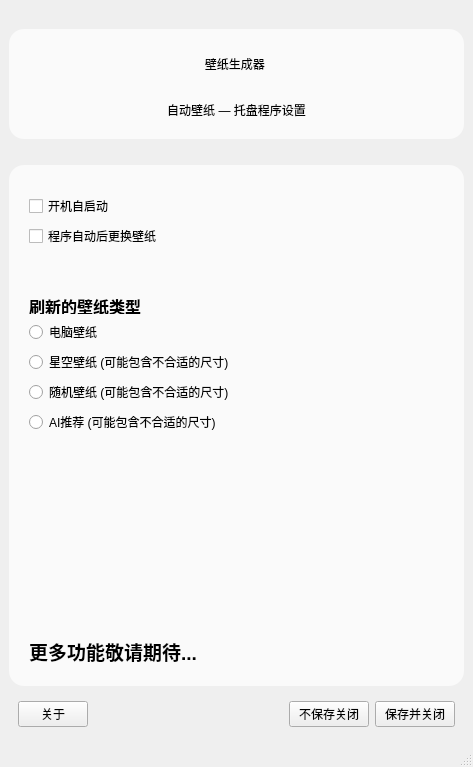
<?xml version="1.0" encoding="UTF-8"?>
<ui version="4.0">
 <class>MainWindow</class>
 <widget class="QMainWindow" name="MainWindow">
  <property name="geometry">
   <rect>
    <x>0</x>
    <y>0</y>
    <width>473</width>
    <height>767</height>
   </rect>
  </property>
  <property name="maximumSize">
   <size>
    <width>473</width>
    <height>767</height>
   </size>
  </property>
  <property name="windowTitle">
   <string>壁纸生成器 - 托盘程序设置</string>
  </property>
  <property name="styleSheet">
   <string notr="true">#MainWindow {
 background-image: url(:/bg/CFCAB3C0EB852B1A3E648F454A2527D7.jpg);
   
    background-repeat: no-repeat; /* 禁止平铺 */
    background-position: center; /* 图片居中 */
    background-attachment: fixed; /* 图片固定不滚动 */
    background-size: cover; /* 拉伸图片以填充整个背景 */
}
</string>
  </property>
  <widget class="QWidget" name="centralwidget">
   <layout class="QVBoxLayout" name="verticalLayout">
    <item>
     <widget class="QGroupBox" name="groupBox">
      <property name="minimumSize">
       <size>
        <width>0</width>
        <height>130</height>
       </size>
      </property>
      <property name="maximumSize">
       <size>
        <width>16777215</width>
        <height>130</height>
       </size>
      </property>
      <property name="styleSheet">
       <string notr="true">QGroupBox {
    background-color: rgba(255, 255, 255, 175);
    border: none; /* 去掉边框 */
    border-radius: 15px;
    margin-top: 20px;
}

QGroupBox::title {
    subcontrol-origin: margin;
    subcontrol-position: top center;
    padding: 0 3px;
    background-color: #2E3440;
    color: white;
}
</string>
      </property>
      <property name="title">
       <string/>
      </property>
      <property name="alignment">
       <set>Qt::AlignCenter</set>
      </property>
      <layout class="QVBoxLayout" name="verticalLayout_3">
       <item>
        <spacer name="verticalSpacer_4">
         <property name="orientation">
          <enum>Qt::Vertical</enum>
         </property>
         <property name="sizeType">
          <enum>QSizePolicy::Fixed</enum>
         </property>
         <property name="sizeHint" stdset="0">
          <size>
           <width>20</width>
           <height>5</height>
          </size>
         </property>
        </spacer>
       </item>
       <item>
        <widget class="TitleLabel" name="TitleLabel_5">
         <property name="styleSheet">
          <string notr="true">QLabel {  
	font: 24pt &quot;钉钉进步体&quot;;
    background-color: transparent;  
}</string>
         </property>
         <property name="text">
          <string>壁纸生成器 </string>
         </property>
         <property name="alignment">
          <set>Qt::AlignCenter</set>
         </property>
        </widget>
       </item>
       <item>
        <widget class="TitleLabel" name="TitleLabel_6">
         <property name="styleSheet">
          <string notr="true">QLabel {  
	font: 24pt &quot;钉钉进步体&quot;;
    background-color: transparent;  
}</string>
         </property>
         <property name="text">
          <string>自动壁纸 — 托盘程序设置</string>
         </property>
         <property name="alignment">
          <set>Qt::AlignCenter</set>
         </property>
        </widget>
       </item>
      </layout>
     </widget>
    </item>
    <item>
     <widget class="QGroupBox" name="groupBox_2">
      <property name="styleSheet">
       <string notr="true">QGroupBox {
    background-color: rgba(255, 255, 255, 175);
    border: none; /* 去掉边框 */
    border-radius: 15px;
    margin-top: 20px;
}

QGroupBox::title {
    subcontrol-origin: margin;
    subcontrol-position: top center;
    padding: 0 3px;
    background-color: #2E3440;
    color: white;
}
</string>
      </property>
      <property name="title">
       <string/>
      </property>
      <layout class="QVBoxLayout" name="verticalLayout_2">
       <property name="leftMargin">
        <number>20</number>
       </property>
       <property name="bottomMargin">
        <number>20</number>
       </property>
       <item>
        <spacer name="verticalSpacer_3">
         <property name="orientation">
          <enum>Qt::Vertical</enum>
         </property>
         <property name="sizeType">
          <enum>QSizePolicy::Fixed</enum>
         </property>
         <property name="sizeHint" stdset="0">
          <size>
           <width>20</width>
           <height>20</height>
          </size>
         </property>
        </spacer>
       </item>
       <item>
        <widget class="CheckBox" name="CheckBox_5">
         <property name="styleSheet">
          <string notr="true">CheckBox {
    color: black;
    font: 14px 'Segoe UI', 'Microsoft YaHei', 'PingFang SC';
    background-color: transparent;  
    spacing: 8px;
    min-width: 28px;
    min-height: 22px;
    outline: none;
    margin-left: 1px;
}

CheckBox::indicator {
    width: 18px;
    height: 18px;
    border-radius: 5px;
    border: 1px solid rgba(0, 0, 0, 0.48);
    background-color: rgba(0, 0, 0, 0.022);
}

CheckBox::indicator:hover {
    border: 1px solid rgba(0, 0, 0, 0.56);
    background-color: rgba(0, 0, 0, 0.05);
}

CheckBox::indicator:pressed {
    border: 1px solid rgba(0, 0, 0, 0.27);
    background-color: rgba(0, 0, 0, 0.12);
}

CheckBox::indicator:checked,
CheckBox::indicator:indeterminate {
    border: 1px solid #009faa;
    background-color: #009faa;
}


CheckBox::indicator:checked:hover,
CheckBox::indicator:indeterminate:hover {
    border: 1px solid #00a7b3;
    background-color: #00a7b3;
}

CheckBox::indicator:checked:pressed,
CheckBox::indicator:indeterminate:pressed {
    border: 1px solid #3eabb3;
    background-color: #3eabb3;
}

CheckBox:disabled {
    color: rgba(0, 0, 0, 110);
}

CheckBox::indicator:disabled {
    border: 1px solid rgba(0, 0, 0, 0.27);
    background-color: transparent;
}

CheckBox::indicator:checked:disabled,
CheckBox::indicator:indeterminate:disabled {
    border: 1px solid rgb(199, 199, 199);
    background-color: rgb(199, 199, 199);
}</string>
         </property>
         <property name="text">
          <string>开机自启动</string>
         </property>
        </widget>
       </item>
       <item>
        <widget class="CheckBox" name="CheckBox_6">
         <property name="styleSheet">
          <string notr="true">CheckBox {
    color: black;
    font: 14px 'Segoe UI', 'Microsoft YaHei', 'PingFang SC';
 background-color: transparent;  
    spacing: 8px;
    min-width: 28px;
    min-height: 22px;
    outline: none;
    margin-left: 1px;
}

CheckBox::indicator {
    width: 18px;
    height: 18px;
    border-radius: 5px;
    border: 1px solid rgba(0, 0, 0, 0.48);
    background-color: rgba(0, 0, 0, 0.022);
}

CheckBox::indicator:hover {
    border: 1px solid rgba(0, 0, 0, 0.56);
    background-color: rgba(0, 0, 0, 0.05);
}

CheckBox::indicator:pressed {
    border: 1px solid rgba(0, 0, 0, 0.27);
    background-color: rgba(0, 0, 0, 0.12);
}

CheckBox::indicator:checked,
CheckBox::indicator:indeterminate {
    border: 1px solid #009faa;
    background-color: #009faa;
}


CheckBox::indicator:checked:hover,
CheckBox::indicator:indeterminate:hover {
    border: 1px solid #00a7b3;
    background-color: #00a7b3;
}

CheckBox::indicator:checked:pressed,
CheckBox::indicator:indeterminate:pressed {
    border: 1px solid #3eabb3;
    background-color: #3eabb3;
}

CheckBox:disabled {
    color: rgba(0, 0, 0, 110);
}

CheckBox::indicator:disabled {
    border: 1px solid rgba(0, 0, 0, 0.27);
    background-color: transparent;
}

CheckBox::indicator:checked:disabled,
CheckBox::indicator:indeterminate:disabled {
    border: 1px solid rgb(199, 199, 199);
    background-color: rgb(199, 199, 199);
}</string>
         </property>
         <property name="text">
          <string>程序自动后更换壁纸</string>
         </property>
        </widget>
       </item>
       <item>
        <spacer name="verticalSpacer">
         <property name="orientation">
          <enum>Qt::Vertical</enum>
         </property>
         <property name="sizeType">
          <enum>QSizePolicy::Preferred</enum>
         </property>
         <property name="sizeHint" stdset="0">
          <size>
           <width>20</width>
           <height>40</height>
          </size>
         </property>
        </spacer>
       </item>
       <item>
        <widget class="BodyLabel" name="BodyLabel_3">
         <property name="minimumSize">
          <size>
           <width>0</width>
           <height>20</height>
          </size>
         </property>
         <property name="maximumSize">
          <size>
           <width>16777215</width>
           <height>20</height>
          </size>
         </property>
         <property name="styleSheet">
          <string notr="true">QLabel {  
	font: 700 14pt &quot;HarmonyOS Sans SC&quot;;
    background-color: transparent;  
}</string>
         </property>
         <property name="text">
          <string>&lt;html&gt;&lt;head/&gt;&lt;body&gt;&lt;p&gt;&lt;span style=&quot; font-size:12pt; font-weight:700;&quot;&gt;刷新的壁纸类型&lt;/span&gt;&lt;/p&gt;&lt;/body&gt;&lt;/html&gt;</string>
         </property>
        </widget>
       </item>
       <item>
        <widget class="RadioButton" name="RadioButton_9">
         <property name="text">
          <string>电脑壁纸</string>
         </property>
        </widget>
       </item>
       <item>
        <widget class="RadioButton" name="RadioButton_10">
         <property name="text">
          <string>星空壁纸 (可能包含不合适的尺寸)</string>
         </property>
        </widget>
       </item>
       <item>
        <widget class="RadioButton" name="RadioButton_11">
         <property name="text">
          <string>随机壁纸 (可能包含不合适的尺寸)</string>
         </property>
        </widget>
       </item>
       <item>
        <widget class="RadioButton" name="RadioButton_12">
         <property name="styleSheet">
          <string notr="true">PushButton, ToolButton, ToggleButton, ToggleToolButton {
    color: black;
    background: rgba(255, 255, 255, 0.7);
    border: 1px solid rgba(0, 0, 0, 0.073);
    border-bottom: 1px solid rgba(0, 0, 0, 0.183);
    border-radius: 5px;
    /* font: 14px 'Segoe UI', 'Microsoft YaHei'; */
    padding: 5px 12px 6px 12px;
    outline: none;
}

ToolButton {
    padding: 5px 9px 6px 8px;
}

PushButton[hasIcon=false] {
    padding: 5px 12px 6px 12px;
}

PushButton[hasIcon=true] {
    padding: 5px 12px 6px 36px;
}

DropDownToolButton, PrimaryDropDownToolButton {
    padding: 5px 31px 6px 8px;
}

DropDownPushButton[hasIcon=false],
PrimaryDropDownPushButton[hasIcon=false] {
    padding: 5px 31px 6px 12px;
}

DropDownPushButton[hasIcon=true],
PrimaryDropDownPushButton[hasIcon=true] {
    padding: 5px 31px 6px 36px;
}

PushButton:hover, ToolButton:hover, ToggleButton:hover, ToggleToolButton:hover {
    background: rgba(249, 249, 249, 0.5);
}

PushButton:pressed, ToolButton:pressed, ToggleButton:pressed, ToggleToolButton:pressed {
    color: rgba(0, 0, 0, 0.63);
    background: rgba(249, 249, 249, 0.3);
    border-bottom: 1px solid rgba(0, 0, 0, 0.073);
}

PushButton:disabled, ToolButton:disabled, ToggleButton:disabled, ToggleToolButton:disabled {
    color: rgba(0, 0, 0, 0.36);
    background: rgba(249, 249, 249, 0.3);
    border: 1px solid rgba(0, 0, 0, 0.06);
    border-bottom: 1px solid rgba(0, 0, 0, 0.06);
}


PrimaryPushButton,
PrimaryToolButton,
ToggleButton:checked,
ToggleToolButton:checked {
    color: white;
    background-color: #009faa;
    border: 1px solid #00a7b3;
    border-bottom: 1px solid #007780;
}

PrimaryPushButton:hover,
PrimaryToolButton:hover,
ToggleButton:checked:hover,
ToggleToolButton:checked:hover {
    background-color: #00a7b3;
    border: 1px solid #2daab3;
    border-bottom: 1px solid #007780;
}

PrimaryPushButton:pressed,
PrimaryToolButton:pressed,
ToggleButton:checked:pressed,
ToggleToolButton:checked:pressed {
    color: rgba(255, 255, 255, 0.63);
    background-color: #3eabb3;
    border: 1px solid #3eabb3;
}

PrimaryPushButton:disabled,
PrimaryToolButton:disabled,
ToggleButton:checked:disabled,
ToggleToolButton:checked:disabled {
    color: rgba(255, 255, 255, 0.9);
    background-color: rgb(205, 205, 205);
    border: 1px solid rgb(205, 205, 205);
}

SplitDropButton,
PrimarySplitDropButton {
    border-left: none;
    border-top-left-radius: 0;
    border-bottom-left-radius: 0;
}

#splitPushButton,
#splitToolButton,
#primarySplitPushButton,
#primarySplitToolButton {
    border-top-right-radius: 0;
    border-bottom-right-radius: 0;
}

#splitPushButton:pressed,
#splitToolButton:pressed,
SplitDropButton:pressed {
    border-bottom: 1px solid rgba(0, 0, 0, 0.183);
}

PrimarySplitDropButton:pressed {
    border-bottom: 1px solid #007780;
}

#primarySplitPushButton, #primarySplitToolButton {
    border-right: 1px solid #3eabb3;
}

#primarySplitPushButton:pressed, #primarySplitToolButton:pressed {
    border-bottom: 1px solid #007780;
}

HyperlinkButton {
    /* font: 14px 'Segoe UI', 'Microsoft YaHei'; */
    padding: 6px 12px 6px 12px;
    color: #009faa;
    border: none;
    border-radius: 6px;
    background-color: transparent;
}

HyperlinkButton[hasIcon=false] {
    padding: 6px 12px 6px 12px;
}

HyperlinkButton[hasIcon=true] {
    padding: 6px 12px 6px 36px;
}

HyperlinkButton:hover {
    color: #009faa;
    background-color: rgba(0, 0, 0, 10);
    border: none;
}

HyperlinkButton:pressed {
    color: #009faa;
    background-color: rgba(0, 0, 0, 6);
    border: none;
}

HyperlinkButton:disabled {
    color: rgba(0, 0, 0, 0.43);
    background-color: transparent;
    border: none;
}


RadioButton {
    min-height: 24px;
    max-height: 24px;
    background-color: transparent;
    font: 14px 'Segoe UI', 'Microsoft YaHei', 'PingFang SC';
    color: black;
}

RadioButton::indicator {
    width: 18px;
    height: 18px;
    border-radius: 11px;
    border: 2px solid #999999;
    background-color: rgba(0, 0, 0, 5);
    margin-right: 4px;
}

RadioButton::indicator:hover {
    background-color: rgba(0, 0, 0, 0);
}

RadioButton::indicator:pressed {
    border: 2px solid #bbbbbb;
    background-color: qradialgradient(spread:pad, cx:0.5, cy:0.5, radius:0.5, fx:0.5, fy:0.5,
            stop:0 rgb(255, 255, 255),
            stop:0.5 rgb(255, 255, 255),
            stop:0.6 rgb(225, 224, 223),
            stop:1 rgb(225, 224, 223));
}

RadioButton::indicator:checked {
    height: 22px;
    width: 22px;
    border: none;
    border-radius: 11px;
    background-color: qradialgradient(spread:pad, cx:0.5, cy:0.5, radius:0.5, fx:0.5, fy:0.5,
            stop:0 rgb(255, 255, 255),
            stop:0.5 rgb(255, 255, 255),
            stop:0.6 #009faa,
            stop:1 #009faa);
}

RadioButton::indicator:checked:hover {
    background-color: qradialgradient(spread:pad, cx:0.5, cy:0.5, radius:0.5, fx:0.5, fy:0.5,
            stop:0 rgb(255, 255, 255),
            stop:0.6 rgb(255, 255, 255),
            stop:0.7 #009faa,
            stop:1 #009faa);
}

RadioButton::indicator:checked:pressed {
    background-color: qradialgradient(spread:pad, cx:0.5, cy:0.5, radius:0.5, fx:0.5, fy:0.5,
            stop:0 rgb(255, 255, 255),
            stop:0.5 rgb(255, 255, 255),
            stop:0.6 #009faa,
            stop:1 #009faa);
}

RadioButton:disabled {
    color: rgba(0, 0, 0, 110);
}

RadioButton::indicator:disabled {
    border: 2px solid #bbbbbb;
    background-color: transparent;
}

RadioButton::indicator:disabled:checked {
    border: none;
    background-color: qradialgradient(spread:pad, cx:0.5, cy:0.5, radius:0.5, fx:0.5, fy:0.5,
            stop:0 rgb(255, 255, 255),
            stop:0.5 rgb(255, 255, 255),
            stop:0.6 rgba(0, 0, 0, 0.2169),
            stop:1 rgba(0, 0, 0, 0.2169));
}

TransparentToolButton,
TransparentToggleToolButton,
TransparentDropDownToolButton,
TransparentPushButton,
TransparentDropDownPushButton,
TransparentTogglePushButton {
    background-color: transparent;
    border: none;
    border-radius: 5px;
    margin: 0;
}

TransparentToolButton:hover,
TransparentToggleToolButton:hover,
TransparentDropDownToolButton:hover,
TransparentPushButton:hover,
TransparentDropDownPushButton:hover,
TransparentTogglePushButton:hover {
    background-color: rgba(0, 0, 0, 9);
    border: none;
}

TransparentToolButton:pressed,
TransparentToggleToolButton:pressed,
TransparentDropDownToolButton:pressed,
TransparentPushButton:pressed,
TransparentDropDownPushButton:pressed,
TransparentTogglePushButton:pressed {
    background-color: rgba(0, 0, 0, 6);
    border: none;
}

TransparentToolButton:disabled,
TransparentToggleToolButton:disabled,
TransparentDropDownToolButton:disabled,
TransprentPushButton:disabled,
TransparentDropDownPushButton:disabled,
TransprentTogglePushButton:disabled {
    background-color: transparent;
    border: none;
}


PillPushButton,
PillPushButton:hover,
PillPushButton:pressed,
PillPushButton:disabled,
PillPushButton:checked,
PillPushButton:checked:hover,
PillPushButton:checked:pressed,
PillPushButton:disabled:checked,
PillToolButton,
PillToolButton:hover,
PillToolButton:pressed,
PillToolButton:disabled,
PillToolButton:checked,
PillToolButton:checked:hover,
PillToolButton:checked:pressed,
PillToolButton:disabled:checked {
    background-color: transparent;
    border: none;
}
</string>
         </property>
         <property name="text">
          <string>AI推荐 (可能包含不合适的尺寸)</string>
         </property>
        </widget>
       </item>
       <item>
        <spacer name="verticalSpacer_2">
         <property name="orientation">
          <enum>Qt::Vertical</enum>
         </property>
         <property name="sizeHint" stdset="0">
          <size>
           <width>20</width>
           <height>40</height>
          </size>
         </property>
        </spacer>
       </item>
       <item>
        <widget class="StrongBodyLabel" name="StrongBodyLabel_3">
         <property name="styleSheet">
          <string notr="true">QLabel {  
    background-color: transparent;  
font-weight: bold;
}</string>
         </property>
         <property name="text">
          <string>&lt;html&gt;&lt;head/&gt;&lt;body&gt;&lt;p&gt;&lt;span style=&quot; font-size:14pt;&quot;&gt;更多功能敬请期待...&lt;/span&gt;&lt;/p&gt;&lt;/body&gt;&lt;/html&gt;</string>
         </property>
         <property name="alignment">
          <set>Qt::AlignBottom|Qt::AlignLeading|Qt::AlignLeft</set>
         </property>
        </widget>
       </item>
      </layout>
     </widget>
    </item>
    <item>
     <widget class="QWidget" name="widget" native="true">
      <property name="maximumSize">
       <size>
        <width>16777215</width>
        <height>50</height>
       </size>
      </property>
      <layout class="QHBoxLayout" name="horizontalLayout">
       <item>
        <widget class="PushButton" name="PushButton">
         <property name="maximumSize">
          <size>
           <width>70</width>
           <height>16777215</height>
          </size>
         </property>
         <property name="text">
          <string>关于</string>
         </property>
        </widget>
       </item>
       <item>
        <spacer name="horizontalSpacer">
         <property name="orientation">
          <enum>Qt::Horizontal</enum>
         </property>
         <property name="sizeType">
          <enum>QSizePolicy::Expanding</enum>
         </property>
         <property name="sizeHint" stdset="0">
          <size>
           <width>40</width>
           <height>20</height>
          </size>
         </property>
        </spacer>
       </item>
       <item>
        <widget class="PushButton" name="PushButton_2">
         <property name="text">
          <string>不保存关闭</string>
         </property>
        </widget>
       </item>
       <item>
        <widget class="PrimaryPushButton" name="PrimaryPushButton">
         <property name="sizePolicy">
          <sizepolicy hsizetype="Preferred" vsizetype="Preferred">
           <horstretch>0</horstretch>
           <verstretch>0</verstretch>
          </sizepolicy>
         </property>
         <property name="text">
          <string>保存并关闭</string>
         </property>
        </widget>
       </item>
      </layout>
     </widget>
    </item>
   </layout>
  </widget>
  <widget class="QStatusBar" name="statusbar"/>
  <action name="action1">
   <property name="text">
    <string>1</string>
   </property>
  </action>
 </widget>
 <customwidgets>
  <customwidget>
   <class>CheckBox</class>
   <extends>QCheckBox</extends>
   <header>qfluentwidgets</header>
  </customwidget>
  <customwidget>
   <class>PushButton</class>
   <extends>QPushButton</extends>
   <header>qfluentwidgets</header>
  </customwidget>
  <customwidget>
   <class>PrimaryPushButton</class>
   <extends>PushButton</extends>
   <header>qfluentwidgets</header>
  </customwidget>
  <customwidget>
   <class>RadioButton</class>
   <extends>QRadioButton</extends>
   <header>qfluentwidgets</header>
  </customwidget>
  <customwidget>
   <class>BodyLabel</class>
   <extends>QLabel</extends>
   <header>qfluentwidgets</header>
  </customwidget>
  <customwidget>
   <class>StrongBodyLabel</class>
   <extends>QLabel</extends>
   <header>qfluentwidgets</header>
  </customwidget>
  <customwidget>
   <class>TitleLabel</class>
   <extends>QLabel</extends>
   <header>qfluentwidgets</header>
  </customwidget>
 </customwidgets>
 <resources>
  <include location="111.qrc"/>
 </resources>
 <connections/>
</ui>
